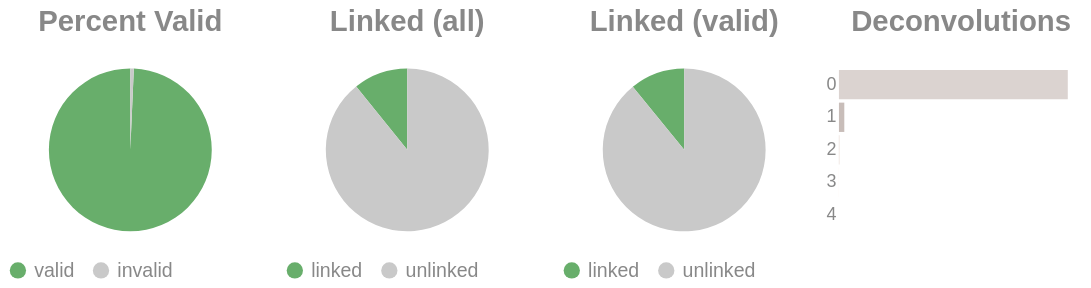

Notebook code for this chart:
### Code cell
if SKIPLR:
    pass
else:
    clash = Counter()
    for i in valids['molecule'].to_list():
        _mol = i.split("-")
        if len(_mol) == 1:
            clash.update('0')
        else:
            clash.update(_mol[-1])

    _d = {"deconvolutions": [], 'count': []}
    for k,v in clash.items():
        _d['deconvolutions'].append(k)
        _d['count'].append(v)

    tot_valid = valids['reads'].sum()
    mask = valids['reads'] >= 2
    n_linked_reads = valids.filter(mask)['reads'].sum()
    if n_linked_reads == 0:
        print_html("No linked molecules (>=2 reads) were detected; skipping linked-only distributions.")
        SKIPLR = True
    else:
        perc_valid = round(tot_valid / n_reads, 4)
        linked_perc_abs = round(n_linked_reads / n_reads, 4)
        linked_perc = round(n_linked_reads / tot_valid, 4)

    _valid = pl.DataFrame({"valids": ['valid', 'invalid'], "count": [tot_valid, n_reads - tot_valid]})
    _linked_abs = pl.DataFrame({"linked (absolute)": ['linked', 'unlinked'], "count": [n_linked_reads, n_reads - n_linked_reads]})
    _linked_rel = pl.DataFrame({"linked (valids)": ['linked', 'unlinked'], "count": [n_linked_reads, tot_valid - n_linked_reads]})

    (
        alt.hconcat(
            piechart(_valid, goodval = 'valid', title = "Percent Valid"),
            piechart(_linked_abs, goodval = "linked", title =  "Linked (all)"),
            piechart(_linked_rel, goodval = "linked", title =  "Linked (valid)"),
            convolutionbar(pl.DataFrame(_d), title = "Deconvolutions"),
            center = True,
            bounds = 'flush'
        )
        .resolve_scale(color='independent')
        .resolve_legend('independent')
        .properties(usermeta={'embedOptions': {"actions": False}})
    ).display()

### Figure 1 — Vega-Lite specification as saved in the notebook (floating-point values rounded to 4 significant figures)
{"width": "container", "height": 400, "config": {"title": {"anchor": "start", "dy": -15, "fontSize": 18, "color": "#888888", "subtitleColor": "#888888", "subtitleFontSize": 14}, "arc": {"fill": "#0072B2"}, "axis": {"domainColor": "#888888", "domainWidth": 0.5, "gridWidth": 0.2, "grid": false, "titleFontWeight": 400, "titleFontSize": 15, "labelFontSize": 11, "labelColor": "#888888", "tickColor": "#888888", "tickWidth": 0.2, "titleColor": "#888888"}, "axisBand": {"grid": false}, "axisX": {"grid": true, "tickSize": 10, "domainCap": "round"}, "axisY": {"domain": false, "grid": true, "tickSize": 0, "domainCap": "round"}, "background": "transparent", "header": {"labelFontSize": 15, "labelColor": "#888888", "titleFontSize": 15, "titleFontWeight": 600, "titleColor": "#888888"}, "legend": {"labelFont": "sans-serif", "labelFontSize": 12, "labelColor": "#888888", "symbolSize": 100, "symbolType": "circle", "titleFontSize": 12, "titlePadding": 10, "titleColor": "#888888", "title": null}, "range": {"category": ["#E69F00", "#56B4E9", "#009E73", "#F0E442", "#0072B2", "#D55E00", "#CC79A7", "#000000"], "diverging": ["#cfe8f3", "#a2d4ec", "#73bfe2", "#46abdb", "#1696d2", "#12719e"]}, "area": {"fill": "#0072B2", "fillOpacity": 0.7, "line": true, "strokeOpacity": 0.7}, "line": {"color": "#0072B2", "stroke": "#0072B2", "strokeWidth": 2}, "trail": {"color": "#0072B2", "stroke": "#0072B2", "strokeWidth": 0, "size": 1}, "point": {"filled": true, "fillOpacity": 1.0, "size": 95}, "text": {"color": "#888888", "fontSize": 11, "align": "right", "fontWeight": 400, "size": 11}, "bar": {"fill": "#0072B2", "stroke": null}, "view": {"stroke": null, "continuousWidth": 660, "continuousHeight": 400}}, "hconcat": [{"data": {"name": "data-e881ad525d627cd2fc1aa1f5b808f737"}, "mark": {"type": "arc"}, "encoding": {"color": {"field": "valids", "legend": {"orient": "bottom", "title": null}, "scale": {"domain": ["valid", "invalid"], "range": ["#68ae6b", "#C9C9C9"]}, "title": "Valids", "type": "nominal"}, "theta": {"field": "count", "type": "quantitative"}, "tooltip": [{"field": "valids", "title": "Valids", "type": "ordinal"}, {"field": "percent", "format": ".2%", "title": "Percent", "type": "quantitative"}, {"field": "count", "title": "Count", "type": "quantitative"}]}, "height": 100, "title": {"text": "Percent Valid", "align": "center", "anchor": "middle"}, "transform": [{"calculate": "datum.count / 2463801", "as": "percent"}], "width": 150}, {"data": {"name": "data-3e784331846264f0bc35e5d43cec199a"}, "mark": {"type": "arc"}, "encoding": {"color": {"field": "linked (absolute)", "legend": {"orient": "bottom", "title": null}, "scale": {"domain": ["linked", "unlinked"], "range": ["#68ae6b", "#C9C9C9"]}, "title": "Linked (Absolute)", "type": "nominal"}, "theta": {"field": "count", "type": "quantitative"}, "tooltip": [{"field": "linked (absolute)", "title": "Linked (Absolute)", "type": "ordinal"}, {"field": "percent", "format": ".2%", "title": "Percent", "type": "quantitative"}, {"field": "count", "title": "Count", "type": "quantitative"}]}, "height": 100, "title": {"text": "Linked (all)", "align": "center", "anchor": "middle"}, "transform": [{"calculate": "datum.count / 2463801", "as": "percent"}], "width": 150}, {"data": {"name": "data-cdc98b9c6b9810dafeb02fe4d2dc9146"}, "mark": {"type": "arc"}, "encoding": {"color": {"field": "linked (valids)", "legend": {"orient": "bottom", "title": null}, "scale": {"domain": ["linked", "unlinked"], "range": ["#68ae6b", "#C9C9C9"]}, "title": "Linked (Valids)", "type": "nominal"}, "theta": {"field": "count", "type": "quantitative"}, "tooltip": [{"field": "linked (valids)", "title": "Linked (Valids)", "type": "ordinal"}, {"field": "percent", "format": ".2%", "title": "Percent", "type": "quantitative"}, {"field": "count", "title": "Count", "type": "quantitative"}]}, "height": 100, "title": {"text": "Linked (valid)", "align": "center", "anchor": "middle"}, "transform": [{"calculate": "datum.count / 2446854", "as": "percent"}], "width": 150}, {"data": {"name": "data-5dba55dbfce2320af396480ab4cdb7e1"}, "mark": {"type": "bar"}, "encoding": {"color": {"field": "deconvolutions", "legend": null, "scale": {"scheme": "lightgreyred"}, "type": "nominal"}, "tooltip": [{"field": "deconvolutions", "title": "Deconvolutions", "type": "ordinal"}, {"field": "percent", "format": ".2%", "title": "Percent", "type": "quantitative"}, {"field": "count", "title": "Count", "type": "quantitative"}], "x": {"axis": null, "field": "count", "type": "quantitative"}, "y": {"field": "deconvolutions", "sort": "ascending", "title": null, "type": "nominal"}}, "height": 100, "title": {"text": "Deconvolutions", "align": "center", "anchor": "middle"}, "transform": [{"calculate": "datum.count / 2303056", "as": "percent"}], "width": 150}], "bounds": "flush", "center": true, "resolve": {"legend": {"angle": "independent"}, "scale": {"color": "independent"}}, "usermeta": {"embedOptions": {"actions": false}}, "$schema": "https://vega.github.io/schema/vega-lite/v6.1.0.json", "datasets": {"data-e881ad525d627cd2fc1aa1f5b808f737": [{"valids": "valid", "count": 2446854}, {"valids": "invalid", "count": 16947}], "data-3e784331846264f0bc35e5d43cec199a": [{"linked (absolute)": "linked", "count": 265782}, {"linked (absolute)": "unlinked", "count": 2198019}], "data-cdc98b9c6b9810dafeb02fe4d2dc9146": [{"linked (valids)": "linked", "count": 265782}, {"linked (valids)": "unlinked", "count": 2181072}], "data-5dba55dbfce2320af396480ab4cdb7e1": [{"deconvolutions": "0", "count": 2247751}, {"deconvolutions": "1", "count": 52755}, {"deconvolutions": "2", "count": 2383}, {"deconvolutions": "3", "count": 156}, {"deconvolutions": "4", "count": 11}]}}
